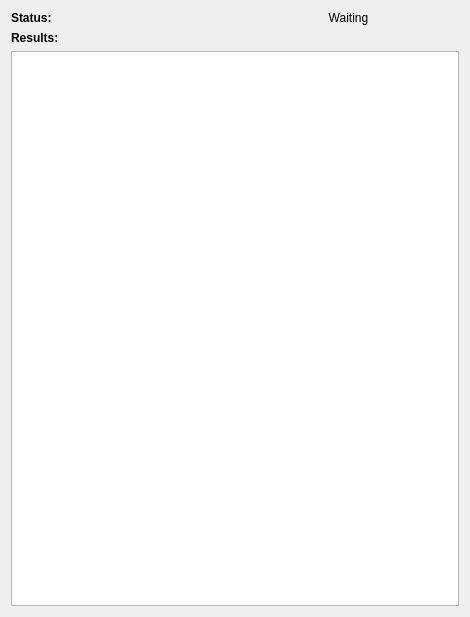
<?xml version="1.0" encoding="UTF-8"?>
<ui version="4.0">
 <class>MonitorWindow</class>
 <widget class="QWidget" name="MonitorWindow">
  <property name="geometry">
   <rect>
    <x>0</x>
    <y>0</y>
    <width>470</width>
    <height>617</height>
   </rect>
  </property>
  <property name="minimumSize">
   <size>
    <width>470</width>
    <height>617</height>
   </size>
  </property>
  <property name="windowTitle">
   <string>Result Monitor</string>
  </property>
  <layout class="QVBoxLayout" name="verticalLayout">
   <item>
    <layout class="QGridLayout" name="gridLayout">
     <property name="topMargin">
      <number>0</number>
     </property>
     <item row="0" column="1">
      <widget class="QLabel" name="status">
       <property name="text">
        <string>Waiting</string>
       </property>
       <property name="alignment">
        <set>Qt::AlignmentFlag::AlignCenter</set>
       </property>
      </widget>
     </item>
     <item row="0" column="0">
      <widget class="QLabel" name="status_label">
       <property name="text">
        <string>&lt;html&gt;&lt;head/&gt;&lt;body&gt;&lt;p&gt;&lt;span style=&quot; font-weight:700;&quot;&gt;Status:&lt;/span&gt;&lt;/p&gt;&lt;/body&gt;&lt;/html&gt;</string>
       </property>
      </widget>
     </item>
     <item row="2" column="0" colspan="2">
      <widget class="QTableWidget" name="tableWidget">
       <property name="editTriggers">
        <set>QAbstractItemView::EditTrigger::NoEditTriggers</set>
       </property>
      </widget>
     </item>
     <item row="1" column="0" colspan="2">
      <widget class="QLabel" name="label">
       <property name="text">
        <string>&lt;html&gt;&lt;head/&gt;&lt;body&gt;&lt;p&gt;&lt;span style=&quot; font-weight:700;&quot;&gt;Results:&lt;/span&gt;&lt;/p&gt;&lt;/body&gt;&lt;/html&gt;</string>
       </property>
      </widget>
     </item>
    </layout>
   </item>
  </layout>
 </widget>
 <resources/>
 <connections/>
</ui>
